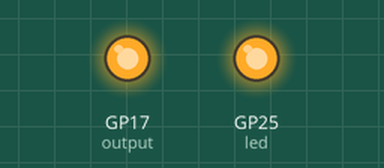
Bench run of a program on a simulated Raspberry Pi Pico running CircuitPython. Shown: output pins drawn as LEDs (lit = HIGH). The clock reads 2024-03-15 10:24:30 at power-on unless the program sets it.

Above: at 0.1 s.
Timing chart, 0 to 1.6 s (numbered marks = the images above):
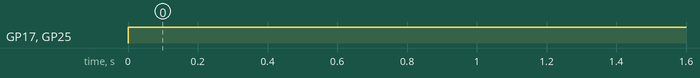

The program:

timer_pulses.py
```python
from time import sleep, time
from digitalio import DigitalInOut, Direction
import board

last = 0
freq = 440

period = 1 / freq
duty = 0.3
duty_period = period * duty

output = DigitalInOut(board.GP17)
output.direction = Direction.OUTPUT

led = DigitalInOut(board.LED)
led.direction = Direction.OUTPUT

while True:
    now = time() * 1e-9
    if now - last >= period:
        output.value = True
        last = now

    elif now - last > duty_period:
        output.value = False

    # Using sleep
    # output.value = False
    # sleep(period - duty_period)
    # output.value = True
    # sleep(duty_period)

    led.value = output.value
```

Measured:
- by itself, GP17 (output), GP25 (led): LOW → HIGH at 0.00 s
